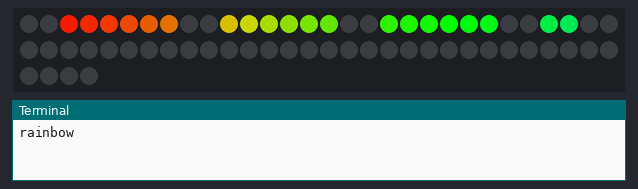
Bench run of a program on a simulated Raspberry Pi (BCM pin numbers). Shown: 64 RGB LEDs in strip order, left to right, continuing on the next row, the last lines printed to the terminal. The clock reads 2024-03-15 10:24:30 at power-on unless the program sets it.

Above: at 0.45 s.
At 3.15 s:
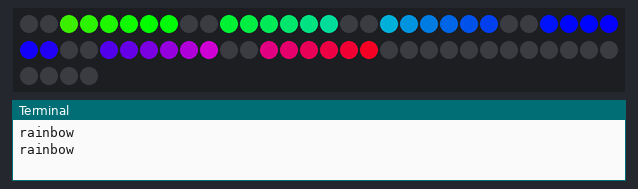
At 7.96 s:
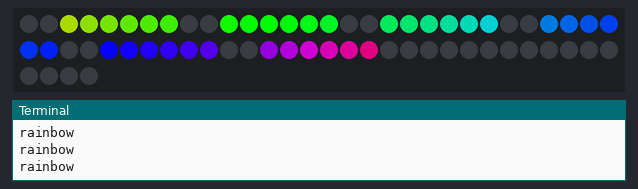
At 14.87 s:
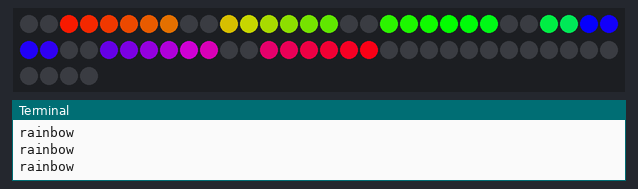
At 15.47 s:
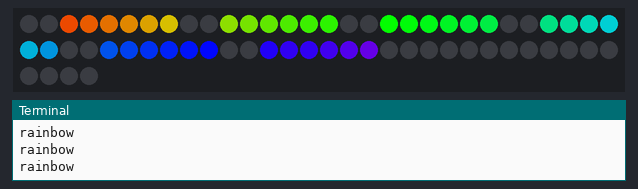

The program:

test.py
```python
#!/usr/bin/python3

# Drive NeoPixels on the NeoPixels Block on Crickit FeatherWing
import logging
import time
from adafruit_crickit import crickit
from adafruit_seesaw.neopixel import NeoPixel

num_pixels = 64  # Number of pixels driven from Crickit NeoPixel terminal

#pixels = NeoPixel(crickit.seesaw, 20, 50)
#BLACK = (0, 0, 0)
#pixels.fill(BLACK)
# The following line sets up a NeoPixel strip on Seesaw pin 20 for Feather
pixels = NeoPixel(crickit.seesaw, 20, num_pixels)
BLACK = (0, 0, 0)
pixels.fill(BLACK)
time.sleep(0.2)

def wheel(pos):
    # Input a value 0 to 255 to get a color value.
    # The colours are a transition r - g - b - back to r.
    if pos < 0 or pos > 255:
        return (0, 0, 0)
    if pos < 85:
        return (255 - pos * 3, pos * 3, 0)
    if pos < 170:
        pos -= 85
        return (0, 255 - pos * 3, pos * 3)
    pos -= 170
    return (pos * 3, 0, 255 - pos * 3)

def color_chase(color, wait):
    for i in range(num_pixels):
        pixels[i] = color
        time.sleep(wait)
        #pixels.show()
    time.sleep(0.5)

def rainbow_cycle(wait):
    for j in range(16):
        for i in range(6):
            for k in range(6):
                idx = (i)*8 + (k+2)
                rc_index = (idx * 256 // num_pixels) + (j*4)
                #print("pixels[%d] = %d" % (idx, rc_index))
                time.sleep(0.002)
                pixels[idx] = wheel(rc_index & 255)
        #pixels.show()
        #time.sleep(wait)

RED = (128, 0, 0)
YELLOW = (128, 75, 0)
GREEN = (0, 128, 0)
CYAN = (0, 128, 128)
BLUE = (0, 0, 128)
PURPLE = (90, 0, 128)


try:
    pixels.brightness = 50
    while True:
        #print("fill")
        #pixels.fill(RED)
        #pixels.show()
        # Increase or decrease to change the speed of the solid color change.
        #time.sleep(1)
        #pixels.fill(GREEN)
        #pixels.show()
        #time.sleep(1)
        #pixels.fill(BLUE)
        #pixels.show()
        #time.sleep(1)

        #print("chase")
        #color_chase(RED, 0.1)  # Increase the number to slow down the color chase
        #color_chase(YELLOW, 0.1)
        #color_chase(GREEN, 0.1)
        #color_chase(CYAN, 0.1)
        #color_chase(BLUE, 0.1)
        #color_chase(PURPLE, 0.1)

        print("rainbow")
        rainbow_cycle(0)  # Increase the number to slow down the rainbow
except Exception as ex:
    logging.error("Exception occurred", exc_info=True)
except KeyboardInterrupt:
    logging.info("exit")

pixels.fill(BLACK)
#pixels.show()
```

Measured:
- by itself, everything shown: repeats every 14.4 s, in 48 steps
